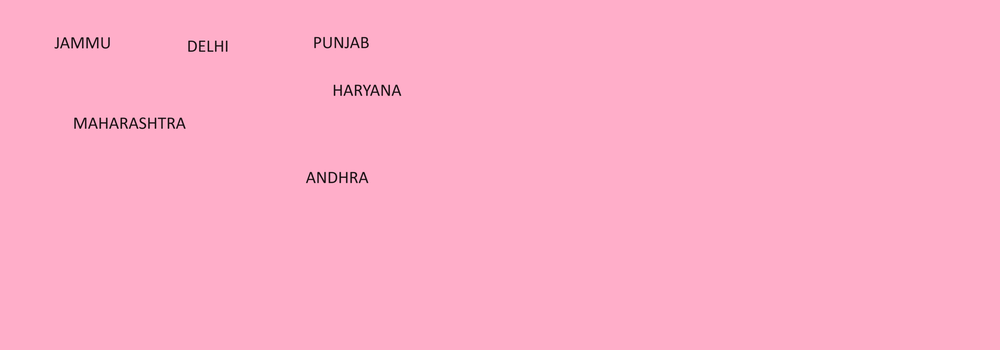
#> input picture text.png, 1000 x 350 px, shrunk from 3650 x 1276 before the run
$ python Text_detection.py
#> lines starting #> are read from the running program, lines starting #| are printed output that depends on the picture; after the words box and inside, x2 and y2 are one past the last pixel; in counts of white or black regions, pixels touching at a corner belong together
import cv2
import pytesseract

pytesseract.pytesseract.tesseract_cmd = r'C:\Program Files\Tesseract-OCR\tesseract.exe'

img = cv2.imread("text.png")
#> img is the input picture: shape (350, 1000, 3); mean B, G, R 200.2, 173.3, 254

gray = cv2.cvtColor(img, cv2.COLOR_BGR2GRAY)
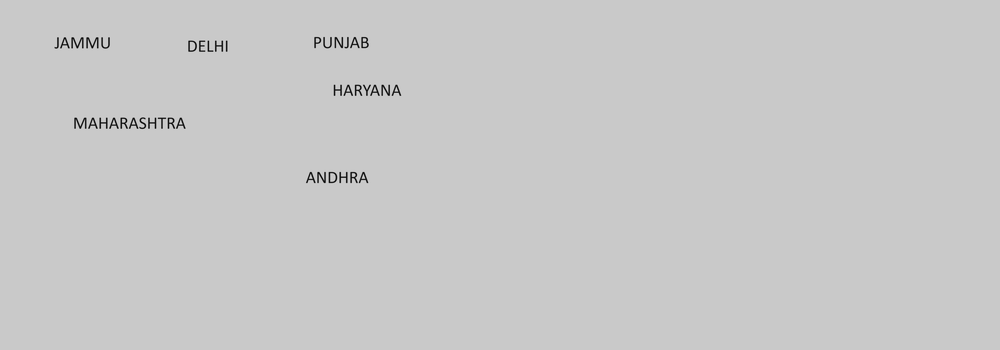
#> gray: shape (350, 1000); min 0, max 218, mean 200.2

thresh1 = cv2.adaptiveThreshold(gray, 255, cv2.ADAPTIVE_THRESH_GAUSSIAN_C,cv2.THRESH_BINARY_INV, 11, 2)
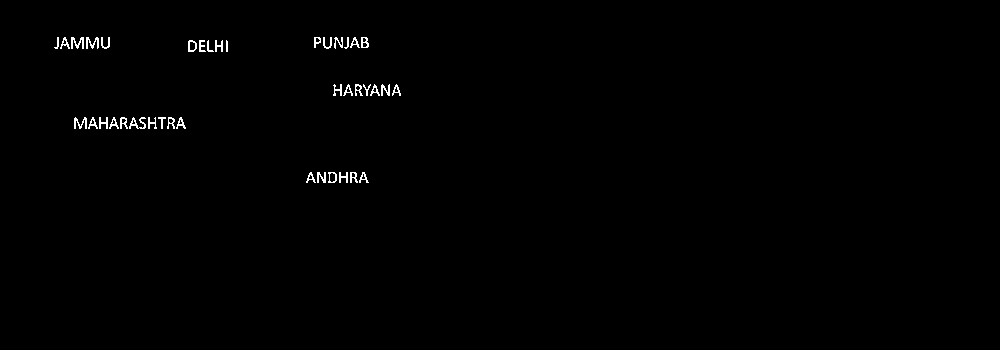
#> thresh1: shape (350, 1000); 0.56% white in thin lines or dots, all inside (x1, y1, x2, y2) = (54, 37, 401, 183)

rect_kernel = cv2.getStructuringElement(cv2.MORPH_RECT, (18, 18))

dilation = cv2.dilate(thresh1, rect_kernel, iterations = 1)
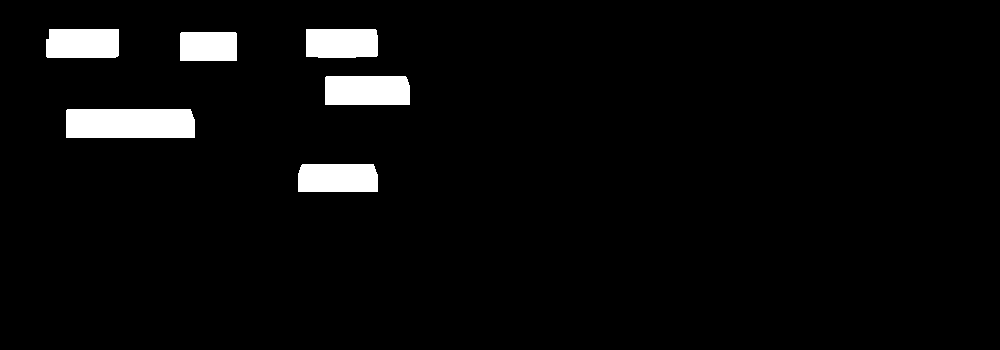
#> dilation: shape (350, 1000); 4% white; 6 white regions

contours, hierarchy = cv2.findContours(dilation, cv2.RETR_TREE, cv2.CHAIN_APPROX_SIMPLE)
#> contours = 6 contours; box (x1, y1, x2, y2) and area: (66, 109, 195, 138) 3560, (325, 76, 410, 105) 2334, (298, 164, 378, 192) 2093, (46, 29, 119, 58) 1983, (306, 29, 378, 58) 1948, (180, 32, 237, 61) 1567

im2 = img.copy()

file = open("recognized.txt", "w+")
file.write("")
file.close()

for cnt in contours:
    x, y, w, h = cv2.boundingRect(cnt)

    rect = cv2.rectangle(im2, (x, y), (x + w, y + h), (0, 255, 0), 6)

    cropped = im2[y:y + h, x:x + w]

    file = open("recognized.txt", "a")

    try:
#> (the run stopped early here; a loop or call above may not have finished)
